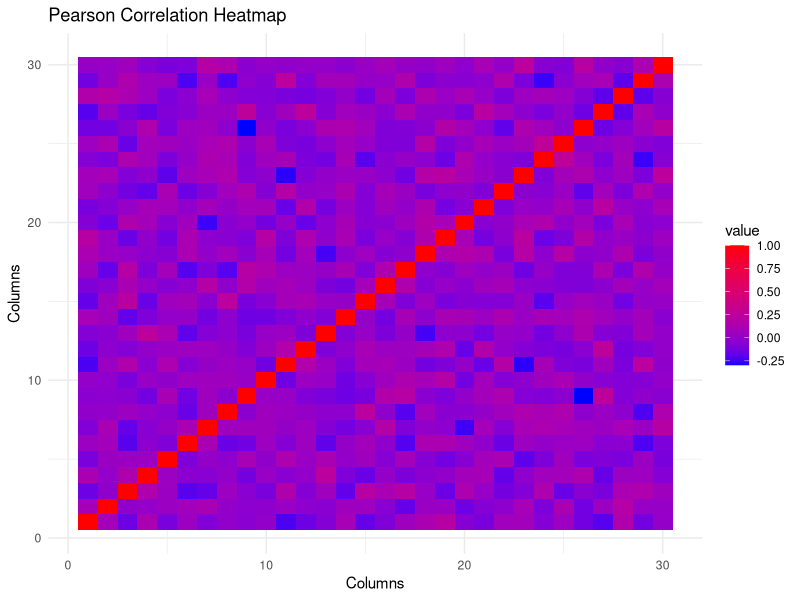

Recreate this plot in R. (Note: this script raises an error after producing the figure.)
# Question 2

# Dimensions for the dataset:
row <- 100
col <- 30
#Random Dataset Generation with values between 0 to 200
random_dataset <- matrix(runif(row * col, min = 0, max = 1), nrow = row, ncol = col)
random_dataset <- 1 + round(random_dataset * 199)

# First few rows of the dataset:
print(head(random_dataset))

# a)
# Replacing values within the range [10, 60] with NA
random_dataset[random_dataset >= 10 & random_dataset <= 60] <- NA

# Printing the number of rows having missing values
count_missing_rows <- sum(apply(random_dataset, 1, function(row) any(is.na(row))))
print(count_missing_rows)

# b) Replacing NA values with column averages
column_averages <- colMeans(random_dataset, na.rm = TRUE)
random_dataset[is.na(random_dataset)] <- column_averages[rep(seq_len(ncol(random_dataset)), each = nrow(random_dataset))]

#c)  Calculating the Pearson correlation among all columns
correlation <- cor(random_dataset, use = "pairwise.complete.obs")

# Plotting the heatmap of the correlation matrix
library(ggplot2)
library(reshape2)

melted_correlation <- melt(correlation)
ggplot(data = melted_correlation, aes(x = Var1, y = Var2, fill = value)) +
  geom_tile() +
  scale_fill_gradient(low = "blue", high = "red") +
  theme_minimal() +
  labs(title = "Pearson Correlation Heatmap", x = "Columns", y = "Columns")

# Selecting the columns having correlation <= 0.7
selected_col <- colnames(correlation)[apply(correlation <= 0.7, 2, all)]
print(selected_col)

# d) Normalizing the dataset between 0 and 10
new_min <- 0
new_max <- 10

min <- min(random_dataset, na.rm = TRUE)
max <- max(random_dataset, na.rm = TRUE)

normalized <- ((random_dataset - min) / (max_value - min)) * (new_max - new_min) + new_min
print(normalized)

# e) Replacing values with 1 if value <= 0.5 else with 0
random_dataset <- ifelse(random_dataset <= 0.5, 1, 0)
print(random_dataset)